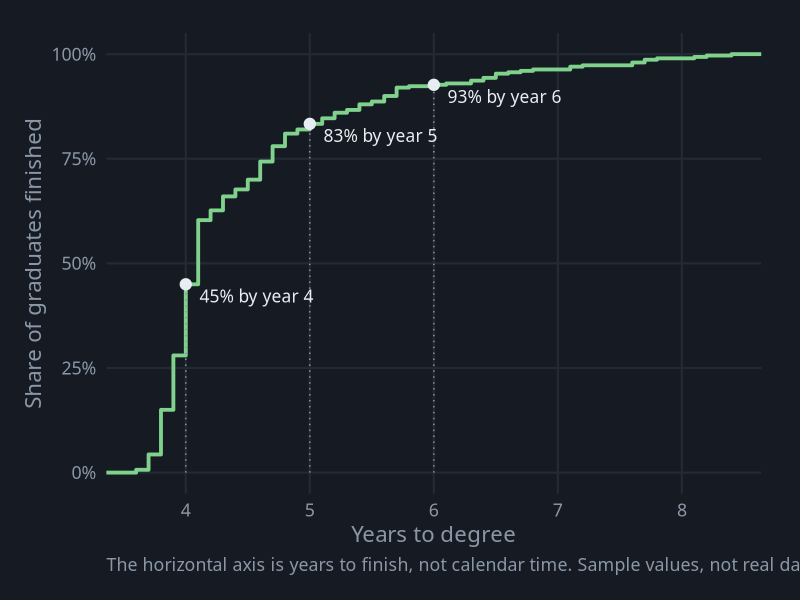
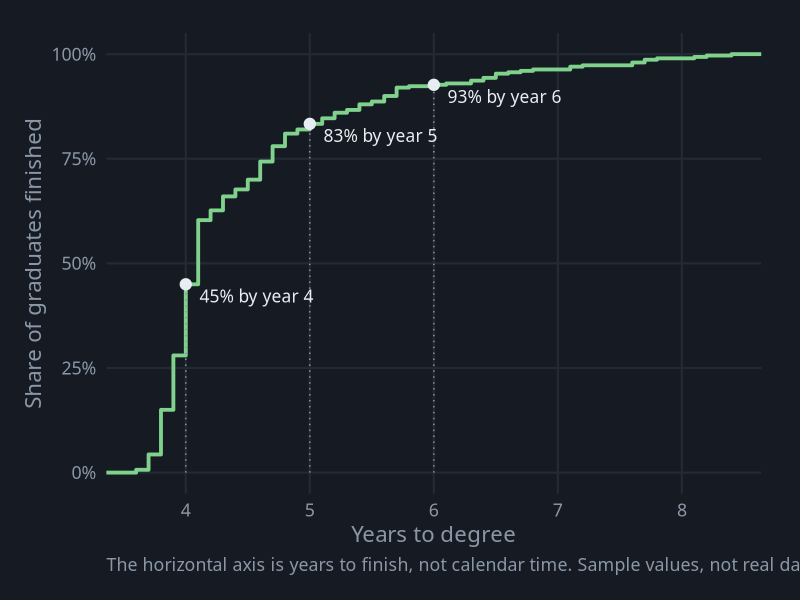

The R source for these figures, in order:
# Cumulative Curve
# Question: What share of graduates finish their degree within four, five, or six years?
# Put this script and cumcurve.csv in the same folder, then in RStudio choose
# Session > Set Working Directory > To Source File Location.

library(tidyverse)

# ---- Gallery look: dark background, soft gray text ----
font <- "IBM Plex Sans"   # use "sans" if IBM Plex Sans is not installed
ink  <- "#8B97A7"

theme_gallery <- function() {
  theme_minimal(base_size = 16, base_family = font) +
    theme(
      plot.background  = element_rect(fill = "#161B23", color = NA),
      panel.grid       = element_line(color = "#222A34"),
      panel.grid.minor = element_blank(),
      text             = element_text(color = ink),
      axis.text        = element_text(color = ink),
      legend.position  = "top",
      legend.title     = element_blank(),
      plot.margin      = margin(24, 28, 18, 18)
    )
}

df <- read_csv("cumcurve.csv", show_col_types = FALSE)

# The share of graduates finished by each milestone
marks <- tibble(years = c(4, 5, 6)) |>
  mutate(share = map_dbl(years, ~ mean(df$years_to_degree <= .x)))

p <- ggplot(df, aes(x = years_to_degree)) +
  stat_ecdf(geom = "step", color = "#7FD18C", linewidth = 1.3) +
  geom_segment(data = marks, aes(x = years, xend = years, y = 0, yend = share),
               linetype = "dotted", color = ink) +
  geom_point(data = marks, aes(x = years, y = share), color = "#E8EDF4", size = 3.5) +
  geom_text(data = marks, aes(x = years, y = share,
                              label = paste0(scales::percent(share, accuracy = 1), " by year ", years)),
            hjust = -0.12, vjust = 1.4, color = "#E8EDF4", family = font, size = 4.4) +
  scale_x_continuous(breaks = 3:9) +
  scale_y_continuous(labels = scales::percent, limits = c(0, 1)) +
  labs(x = "Years to degree", y = "Share of graduates finished",
       caption = "The horizontal axis is years to finish, not calendar time. Sample values, not real data.") +
  theme_gallery() +
  theme(plot.caption = element_text(color = ink, hjust = 0))

ggsave("cumcurve.png", p, width = 9, height = 6, dpi = 200)
p
